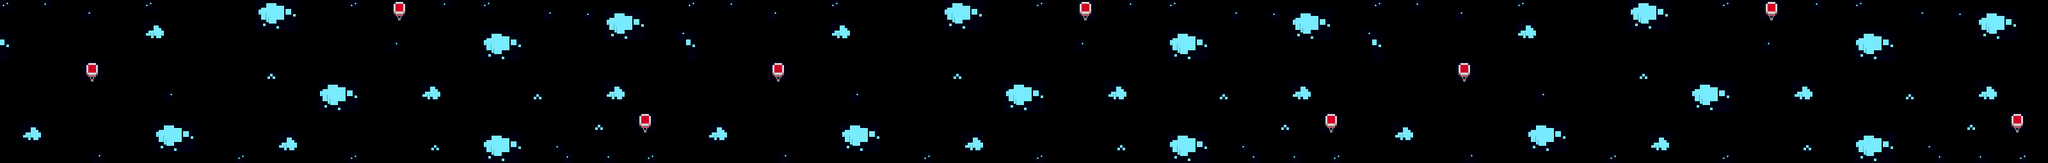

Rendered tile map (Tiled .tmx) drawn with the repository's tilesets; below, a short description and the map source with its tile grids summarised:
An orthogonal 200x16 tile map with 16x16 px tiles, 1 tile layer (background).

<map version="1.0" orientation="orthogonal" renderorder="left-down" width="200" height="16" tilewidth="16" tileheight="16" nextobjectid="1">
 <tileset firstgid="1" name="tilemap" tilewidth="16" tileheight="16" tilecount="320" columns="20">
  <image source="assets/assets.png" width="320" height="256" />
 </tileset>
 <layer name="background" width="200" height="16">
  <data>[3200 cells, 3200 non-empty, 25 distinct tile ids]</data>
 </layer>
</map>
